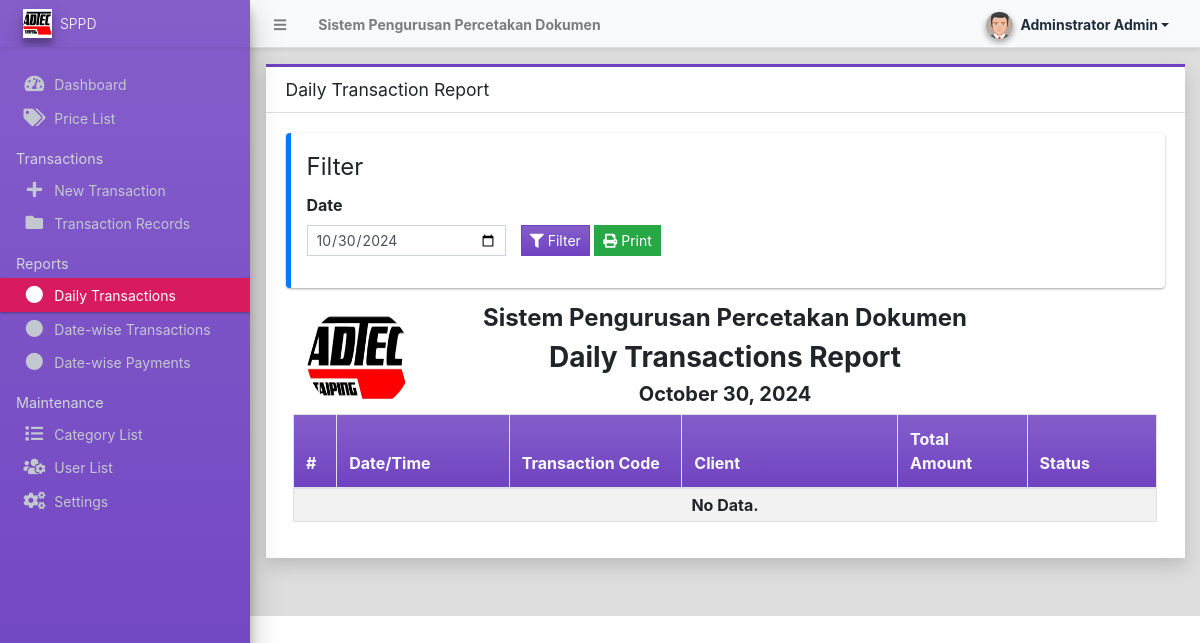
/admin/?page=reports/daily_transaction (signed in), run on an earlier commit of the app's database.
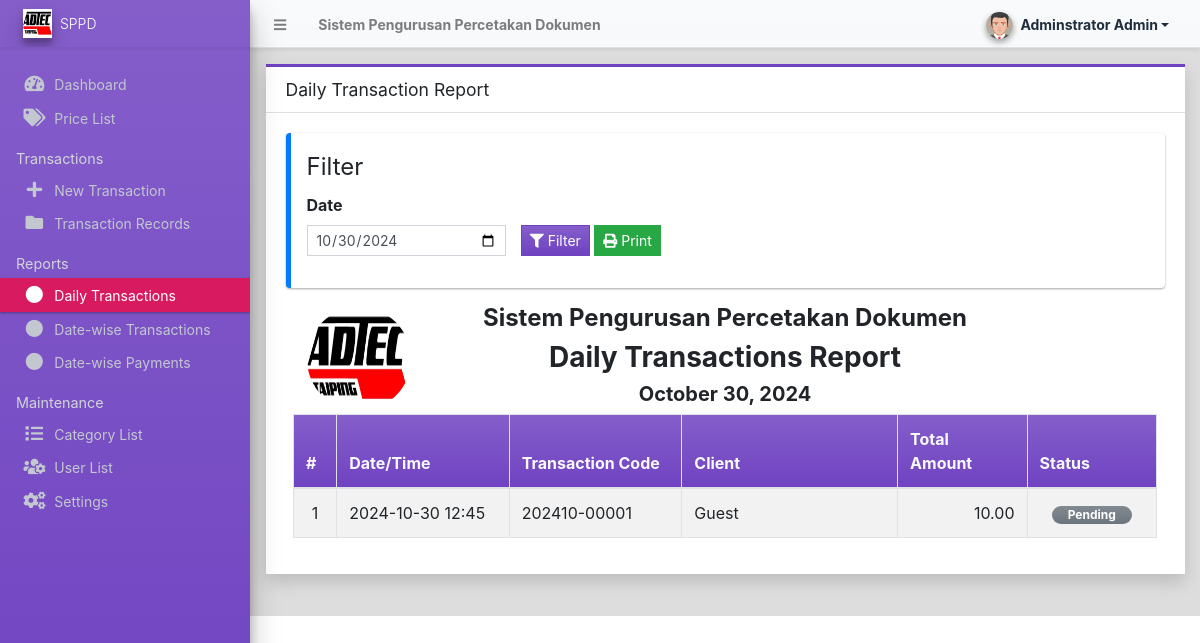
And on a later commit of the database.
### tables this page shows
CREATE TABLE IF NOT EXISTS `transaction_list` (
  `id` int NOT NULL AUTO_INCREMENT,
  `code` varchar(100) NOT NULL,
  `user_id` int DEFAULT NULL,
  `client_name` text NOT NULL,
  `client_contact` text NOT NULL,
  `client_address` text NOT NULL,
  `total_amount` float NOT NULL DEFAULT '0',
  `paid_amount` float NOT NULL DEFAULT '0',
  `balance` float NOT NULL DEFAULT '0',
  `payment_status` tinyint(1) NOT NULL DEFAULT '0' COMMENT '0=Unpaid, 1=partially paid, 2= paid',
  `status` tinyint(1) NOT NULL DEFAULT '0' COMMENT '0=pending, 1= On-process, 2= done',
  `date_created` datetime NOT NULL DEFAULT CURRENT_TIMESTAMP,
  `date_updated` datetime DEFAULT NULL ON UPDATE CURRENT_TIMESTAMP,
  PRIMARY KEY (`id`)
);

### classes/DBConnection.php (called while the page is built, shortened)
<?php
class DBConnection{
    private $host = DB_SERVER;
    private $username = DB_USERNAME;
    private $password = DB_PASSWORD;
    private $database = DB_NAME;
    public $conn;
    public function __construct(){
        if (!isset($this->conn)) {
            $this->conn = new mysqli($this->host, $this->username, $this->password, $this->database);
        }
    }
}
?>

### classes/SystemSettings.php (called while the page is built, shortened)
<?php
class SystemSettings extends DBConnection{
	function info($field=''){
		if(!empty($field)){
			if(isset($_SESSION['system_info'][$field]))
				return $_SESSION['system_info'][$field];
			else
				return false;
		}else{
			return false;
		}
	}
}
$_settings = new SystemSettings();
?>

### config.php (called while the page is built, shortened)
<?php
require_once('classes/DBConnection.php');
require_once('classes/SystemSettings.php');
function validate_image($file){
	if(!empty($file)){
        $ex = explode('?',$file);
        $file = $ex[0];
        $param =  isset($ex[1]) ? '?'.$ex[1]  : '';
		if(is_file(base_app.$file)){
			return base_url.$file.$param;
		}else{
			return base_url.'dist/img/no-image-available.png';
		}
	}else{
		return base_url.'dist/img/no-image-available.png';
	}
}
?>

### admin/reports/daily_transaction.php (the view, shortened to what the changed rows need)
<?php
$date = isset($_GET['date']) ? $_GET['date'] : date("Y-m-d",strtotime(date("Y-m-d")));
?>
<div class="card card-outline card-purple rounded-0 shadow">
	<div class="card-body">
		<div id="outprint">
        <div class="container-fluid">
			<table class="table table-bordered table-hover table-striped">
				<colgroup>
				</colgroup>
				<thead>
					<tr class="bg-gradient-purple text-light">
						<th>#</th>
						<th>Date/Time</th>
						<th>Transaction Code</th>
						<th>Client</th>
						<th>Total Amount</th>
						<th>Status</th>
					</tr>
				</thead>
				<tbody>
					<?php
						$i = 1;
						$qry = $conn->query("SELECT * from `transaction_list` where date(date_created) = '{$date}' order by unix_timestamp(date_created) asc ");
						while($row = $qry->fetch_assoc()):
					?>
						<tr>
							<td class="text-center"><?php echo $i++; ?></td>
							<td class=""><?php echo date("Y-m-d H:i",strtotime($row['date_created'])) ?></td>
							<td class=""><p class="m-0"><?php echo $row['code'] ?></p></td>
							<td class=""><p class="m-0"><?php echo $row['client_name'] ?></p></td>
							<td class="text-right"><?= number_format($row['total_amount'],2) ?></td>
							<td class="text-center">
								<?php
									switch ($row['status']){
										case 0:
											echo '<span class="rounded-pill badge badge-secondary bg-gradient-secondary px-3">Pending</span>';
											break;
									}
								?>
							</td>
						</tr>
					<?php endwhile; ?>
					<?php if($qry->num_rows <= 0): ?>
						<tr>
							<th class="py-1 text-center" colspan="6">No Data.</th>
						</tr>
					<?php endif; ?>
				</tbody>
			</table>
		</div>
		</div>
	</div>
</div>

### admin/inc/navigation.php (shortened to what the changed rows need)
<aside class="main-sidebar sidebar-dark-maroon elevation-4 sidebar-no-expand bg-gradient-purple">
  <a href="<?php echo base_url ?>admin" class="brand-link bg-transparent text-sm border-0 shadow-sm">
  <img src="<?php echo validate_image($_settings->info('logo'))?>" alt="Store Logo" class="brand-image elevation-3 bg-white" style="width: 1.8rem;height: 1.8rem;max-height: unset;object-fit:scale-down;object-position:center center">
  <span class="brand-text font-weight-light"><?php echo $_settings->info('short_name') ?></span>
  </a>
</aside>

What changed in the data, as far as the page shows it:
added transaction_list: date_created "2024-10-30 12:45", code "202410-00001", client_name "Guest", total_amount "10.00", status "Pending"
Also different on the page:
text no longer shown: "No Data."
